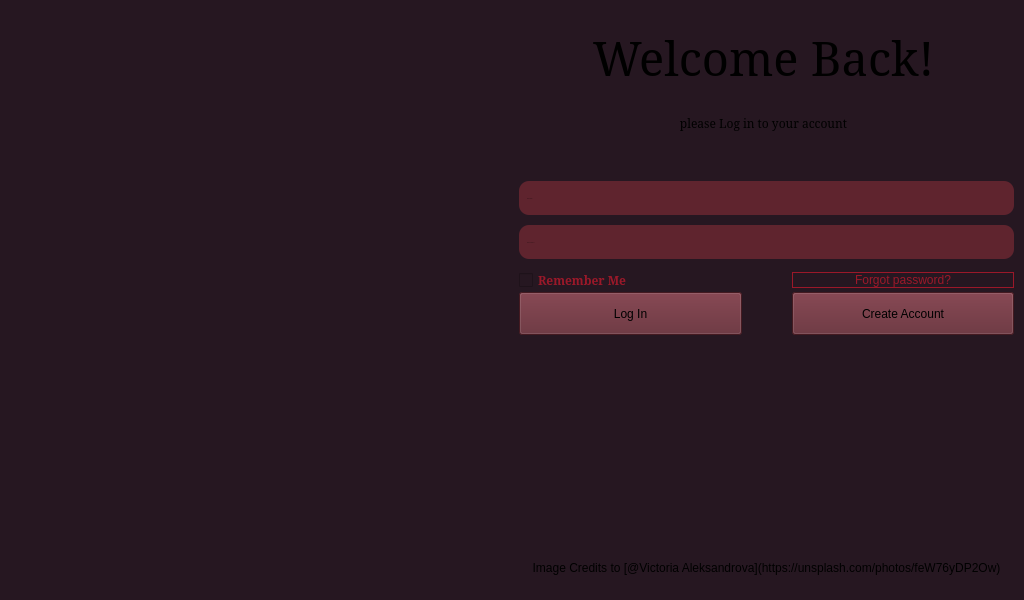
<?xml version="1.0" encoding="UTF-8"?>
<ui version="4.0">
 <class>Form</class>
 <widget class="QWidget" name="Form">
  <property name="geometry">
   <rect>
    <x>0</x>
    <y>0</y>
    <width>1024</width>
    <height>600</height>
   </rect>
  </property>
  <property name="minimumSize">
   <size>
    <width>1024</width>
    <height>600</height>
   </size>
  </property>
  <property name="maximumSize">
   <size>
    <width>1024</width>
    <height>600</height>
   </size>
  </property>
  <property name="windowTitle">
   <string>login</string>
  </property>
  <property name="styleSheet">
   <string notr="true">background-color: rgb(38, 23, 33);</string>
  </property>
  <layout class="QVBoxLayout" name="verticalLayout">
   <property name="spacing">
    <number>0</number>
   </property>
   <property name="leftMargin">
    <number>0</number>
   </property>
   <property name="topMargin">
    <number>0</number>
   </property>
   <property name="rightMargin">
    <number>0</number>
   </property>
   <property name="bottomMargin">
    <number>0</number>
   </property>
   <item>
    <layout class="QHBoxLayout" name="mainlayout">
     <property name="spacing">
      <number>0</number>
     </property>
     <item>
      <layout class="QGridLayout" name="brieflayout">
       <property name="sizeConstraint">
        <enum>QLayout::SetDefaultConstraint</enum>
       </property>
       <item row="0" column="2">
        <widget class="QLabel" name="label">
         <property name="minimumSize">
          <size>
           <width>509</width>
           <height>596</height>
          </size>
         </property>
         <property name="maximumSize">
          <size>
           <width>509</width>
           <height>596</height>
          </size>
         </property>
         <property name="text">
          <string/>
         </property>
         <property name="pixmap">
          <pixmap>victoria-aleksandrova-feW76yDP2Ow-unsplash.jpg</pixmap>
         </property>
         <property name="scaledContents">
          <bool>true</bool>
         </property>
        </widget>
       </item>
      </layout>
     </item>
     <item>
      <layout class="QGridLayout" name="loginlayout">
       <property name="sizeConstraint">
        <enum>QLayout::SetDefaultConstraint</enum>
       </property>
       <item row="3" column="0">
        <layout class="QHBoxLayout" name="remembermeLayout">
         <property name="spacing">
          <number>50</number>
         </property>
         <property name="leftMargin">
          <number>10</number>
         </property>
         <property name="rightMargin">
          <number>10</number>
         </property>
         <item>
          <widget class="QCheckBox" name="rememberme">
           <property name="font">
            <font>
             <family>Noto Serif</family>
             <weight>75</weight>
             <bold>true</bold>
            </font>
           </property>
           <property name="styleSheet">
            <string notr="true">	color: rgb(155, 24, 41);
</string>
           </property>
           <property name="text">
            <string>Remember Me</string>
           </property>
          </widget>
         </item>
         <item>
          <widget class="QPushButton" name="forgotpassword">
           <property name="styleSheet">
            <string notr="true">QPushButton#forgotpassword {
    background-color: rgb(38, 23, 33);
    border-width: 1px;
	border-style:solid;
	color: rgb(155, 24, 41);
}

QPushButton#forgotpassword:hover{
	background-color: qlineargradient(spread:pad, x1:0, y1:0.506, x2:0.935135, y2:0.489, stop:0.00540541 rgba(254, 101, 85, 255), stop:1 rgba(61, 23, 34, 255));

}</string>
           </property>
           <property name="text">
            <string>Forgot password?</string>
           </property>
          </widget>
         </item>
        </layout>
       </item>
       <item row="0" column="0">
        <widget class="QLabel" name="welcome">
         <property name="minimumSize">
          <size>
           <width>509</width>
           <height>115</height>
          </size>
         </property>
         <property name="maximumSize">
          <size>
           <width>509</width>
           <height>115</height>
          </size>
         </property>
         <property name="font">
          <font>
           <family>Noto Serif</family>
           <pointsize>35</pointsize>
          </font>
         </property>
         <property name="styleSheet">
          <string notr="true">QLabel{
	color: rgb(155, 24, 41);
};</string>
         </property>
         <property name="text">
          <string>Welcome Back!</string>
         </property>
         <property name="textFormat">
          <enum>Qt::MarkdownText</enum>
         </property>
         <property name="alignment">
          <set>Qt::AlignCenter</set>
         </property>
        </widget>
       </item>
       <item row="5" column="0">
        <spacer name="verticalSpacer">
         <property name="orientation">
          <enum>Qt::Vertical</enum>
         </property>
         <property name="sizeType">
          <enum>QSizePolicy::Fixed</enum>
         </property>
         <property name="sizeHint" stdset="0">
          <size>
           <width>20</width>
           <height>200</height>
          </size>
         </property>
        </spacer>
       </item>
       <item row="1" column="0">
        <widget class="QLabel" name="loginmessage">
         <property name="minimumSize">
          <size>
           <width>509</width>
           <height>16</height>
          </size>
         </property>
         <property name="maximumSize">
          <size>
           <width>509</width>
           <height>16</height>
          </size>
         </property>
         <property name="font">
          <font>
           <family>Noto Serif</family>
          </font>
         </property>
         <property name="styleSheet">
          <string notr="true">QLabel{
	color: rgb(155, 24, 41);
};</string>
         </property>
         <property name="text">
          <string>please Log in to your account</string>
         </property>
         <property name="textFormat">
          <enum>Qt::MarkdownText</enum>
         </property>
         <property name="alignment">
          <set>Qt::AlignCenter</set>
         </property>
        </widget>
       </item>
       <item row="2" column="0">
        <layout class="QVBoxLayout" name="loginboxes">
         <property name="spacing">
          <number>10</number>
         </property>
         <property name="leftMargin">
          <number>10</number>
         </property>
         <property name="topMargin">
          <number>50</number>
         </property>
         <property name="rightMargin">
          <number>10</number>
         </property>
         <property name="bottomMargin">
          <number>10</number>
         </property>
         <item>
          <widget class="QLineEdit" name="username">
           <property name="minimumSize">
            <size>
             <width>182</width>
             <height>34</height>
            </size>
           </property>
           <property name="maximumSize">
            <size>
             <width>16777215</width>
             <height>34</height>
            </size>
           </property>
           <property name="font">
            <font>
             <family>Noto Serif</family>
             <pointsize>-1</pointsize>
             <weight>50</weight>
             <italic>false</italic>
             <bold>false</bold>
            </font>
           </property>
           <property name="focusPolicy">
            <enum>Qt::StrongFocus</enum>
           </property>
           <property name="styleSheet">
            <string notr="true">QLineEdit#username {
    background-color: rgb(95, 36, 46);
    border-width: 2px;
    border-radius: 10px;
	border-color:rgb(38, 23, 33);
    min-width: 10em;
    padding: 6px;
}</string>
           </property>
           <property name="placeholderText">
            <string>Enter Email</string>
           </property>
          </widget>
         </item>
         <item>
          <widget class="QLineEdit" name="password">
           <property name="minimumSize">
            <size>
             <width>182</width>
             <height>34</height>
            </size>
           </property>
           <property name="maximumSize">
            <size>
             <width>16777215</width>
             <height>34</height>
            </size>
           </property>
           <property name="font">
            <font>
             <family>Noto Serif</family>
             <pointsize>-1</pointsize>
             <weight>50</weight>
             <italic>false</italic>
             <bold>false</bold>
            </font>
           </property>
           <property name="styleSheet">
            <string notr="true">QLineEdit#password {
    background-color: rgb(95, 36, 46);
    border-width: 2px;
    border-radius: 10px;
	border-color:rgb(38, 23, 33);
    min-width: 10em;
    padding: 6px;
}</string>
           </property>
           <property name="text">
            <string/>
           </property>
           <property name="echoMode">
            <enum>QLineEdit::Password</enum>
           </property>
           <property name="placeholderText">
            <string>Enter Password</string>
           </property>
          </widget>
         </item>
        </layout>
       </item>
       <item row="4" column="0">
        <layout class="QHBoxLayout" name="loginButtonLayout" stretch="0,0">
         <property name="spacing">
          <number>50</number>
         </property>
         <property name="leftMargin">
          <number>10</number>
         </property>
         <property name="rightMargin">
          <number>10</number>
         </property>
         <item>
          <widget class="QPushButton" name="login">
           <property name="styleSheet">
            <string notr="true">QPushButton#login {
    background-color: rgb(95, 36, 46);
    border-width: 1px;
	height: 35px;
}

QPushButton#login:hover{
	background-color: qlineargradient(spread:pad, x1:0, y1:0.506, x2:0.935135, y2:0.489, stop:0.00540541 rgba(254, 101, 85, 255), stop:1 rgba(61, 23, 34, 255));
    border-width: 1px;
	height: 35px;
	border-color:rgb(117, 20, 37);
}</string>
           </property>
           <property name="text">
            <string>Log In</string>
           </property>
          </widget>
         </item>
         <item>
          <widget class="QPushButton" name="createaccount">
           <property name="styleSheet">
            <string notr="true">QPushButton#createaccount {
    background-color: rgb(95, 36, 46);
    border-width: 1px;
	height: 35px;
}

QPushButton#createaccount:hover{
	background-color: qlineargradient(spread:pad, x1:0, y1:0.506, x2:0.935135, y2:0.489, stop:0.00540541 rgba(254, 101, 85, 255), stop:1 rgba(61, 23, 34, 255));
    border-width: 1px;
	height: 35px;
	border-color:rgb(117, 20, 37);
}</string>
           </property>
           <property name="text">
            <string>Create Account</string>
           </property>
          </widget>
         </item>
        </layout>
       </item>
       <item row="6" column="0">
        <widget class="QLabel" name="imagecreds">
         <property name="styleSheet">
          <string notr="true">QLabel{
	color: rgb(155, 24, 41);
};</string>
         </property>
         <property name="text">
          <string>Image Credits to [@Victoria Aleksandrova](https://unsplash.com/photos/feW76yDP2Ow)</string>
         </property>
         <property name="textFormat">
          <enum>Qt::MarkdownText</enum>
         </property>
         <property name="alignment">
          <set>Qt::AlignCenter</set>
         </property>
        </widget>
       </item>
      </layout>
     </item>
    </layout>
   </item>
  </layout>
 </widget>
 <resources/>
 <connections/>
</ui>
